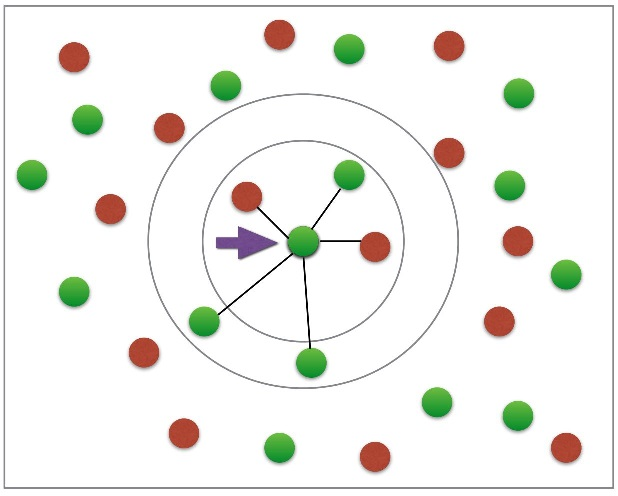
#> input picture images/4_knn.jpeg, 618 x 496 px, given in place of the camera
$ python opencv_rectangles.py
#> lines starting #> are read from the running program, lines starting #| are printed output that depends on the picture; after the words box and inside, x2 and y2 are one past the last pixel; in counts of white or black regions, pixels touching at a corner belong together
#> further down, img is the input picture: shape (496, 618, 3); mean B, G, R 236.6, 240.9, 240.6
import cv2

def funcion(img):
    gray = cv2.cvtColor(img,cv2.COLOR_BGR2GRAY)
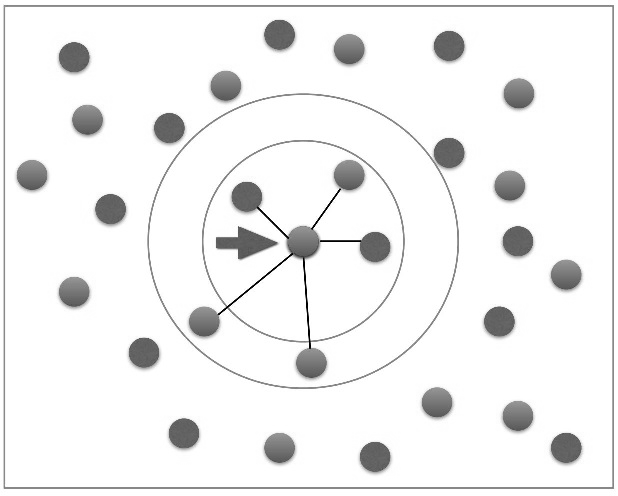
#> gray: shape (496, 618); min 0, max 255, mean 240.3
    gray = cv2.GaussianBlur(gray,(5,5),0)
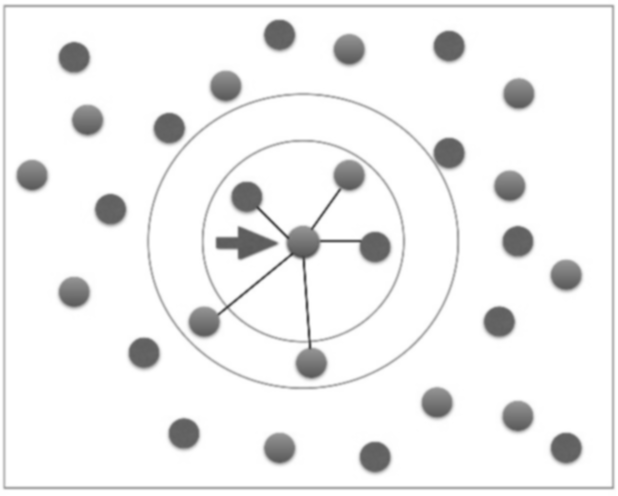
#> gray: shape (496, 618); min 67, max 255, mean 240.3

    ret, imgt = cv2.threshold(gray, 100, 255, cv2.THRESH_BINARY_INV)
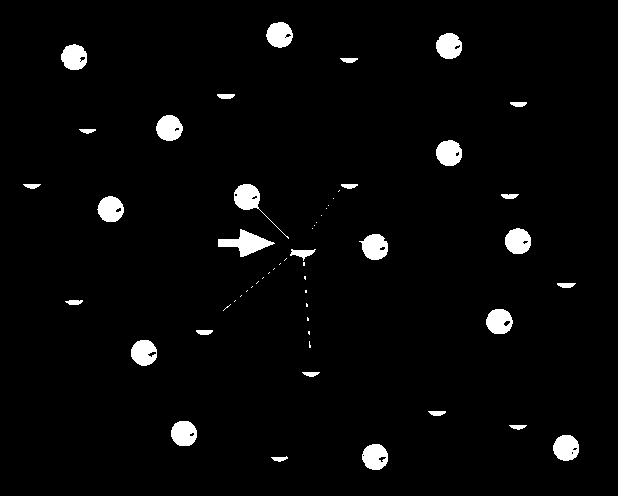
#> imgt: shape (496, 618); 3% white; 56 white regions (26 under 20 px)
    countours, hierarchy = cv2.findContours(imgt.copy(), cv2.RETR_EXTERNAL, cv2.CHAIN_APPROX_SIMPLE)
#> countours = 56 contours, 26 with area under 20; largest, box (x1, y1, x2, y2) and area: (218, 229, 275, 257) 638, (234, 184, 289, 239) 516, (359, 234, 388, 260) 504, (156, 115, 183, 141) 503, (362, 444, 388, 470) 502
    rectangles = [cv2.boundingRect(countour) for countour in countours]
#> rectangles = 56 items, first 6: (271, 456, 17, 6), (362, 444, 26, 26), (553, 435, 26, 26), (509, 425, 18, 5), (171, 421, 26, 25), (428, 411, 18, 5)
    c=0
    for rect in rectangles:
        if rect[2] > 50 and rect[3] > 50:

            imgn = img[ rect[1]:rect[1]+rect[3] , rect[0]:rect[0]+rect[2]  ]
            imgn = cv2.resize(imgn,(100,100))
            #cv2.imwrite('res/img'+str(c)+".png",imgn)
            c+=1

            # Clasificar la imagen imgn
            # Escribir el resultado

            cv2.rectangle(img, (rect[0], rect[1]), (rect[0] + rect[2], rect[1] + rect[3]), (255, 0, 0), 2)
            cv2.putText(img, str('hola'), (rect[0], rect[1]), cv2.FONT_HERSHEY_SIMPLEX, 1, (200, 0, 0), 3, cv2.LINE_AA)
#> this loop made 56 passes
#> (rect, c) on pass 46: ((234, 184, 55, 55), 1)
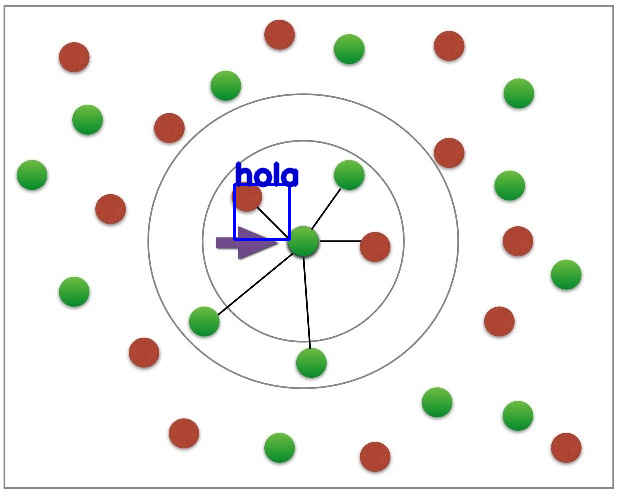
#> img: shape (496, 618, 3); 0.53% of pixels changed, all inside (x1, y1, x2, y2) = (233, 161, 299, 241)
#> after the loop, c = 1
    return img

cam = cv2.VideoCapture(0)
while True:
    val, img = cam.read()
    img = funcion(img)
    cv2.imshow("Imagen",img)
    if cv2.waitKey(1) & 0xFF == ord('q'):
#> (key q is pressed here)
        break
cam.release()
cv2.destroyAllWindows()
